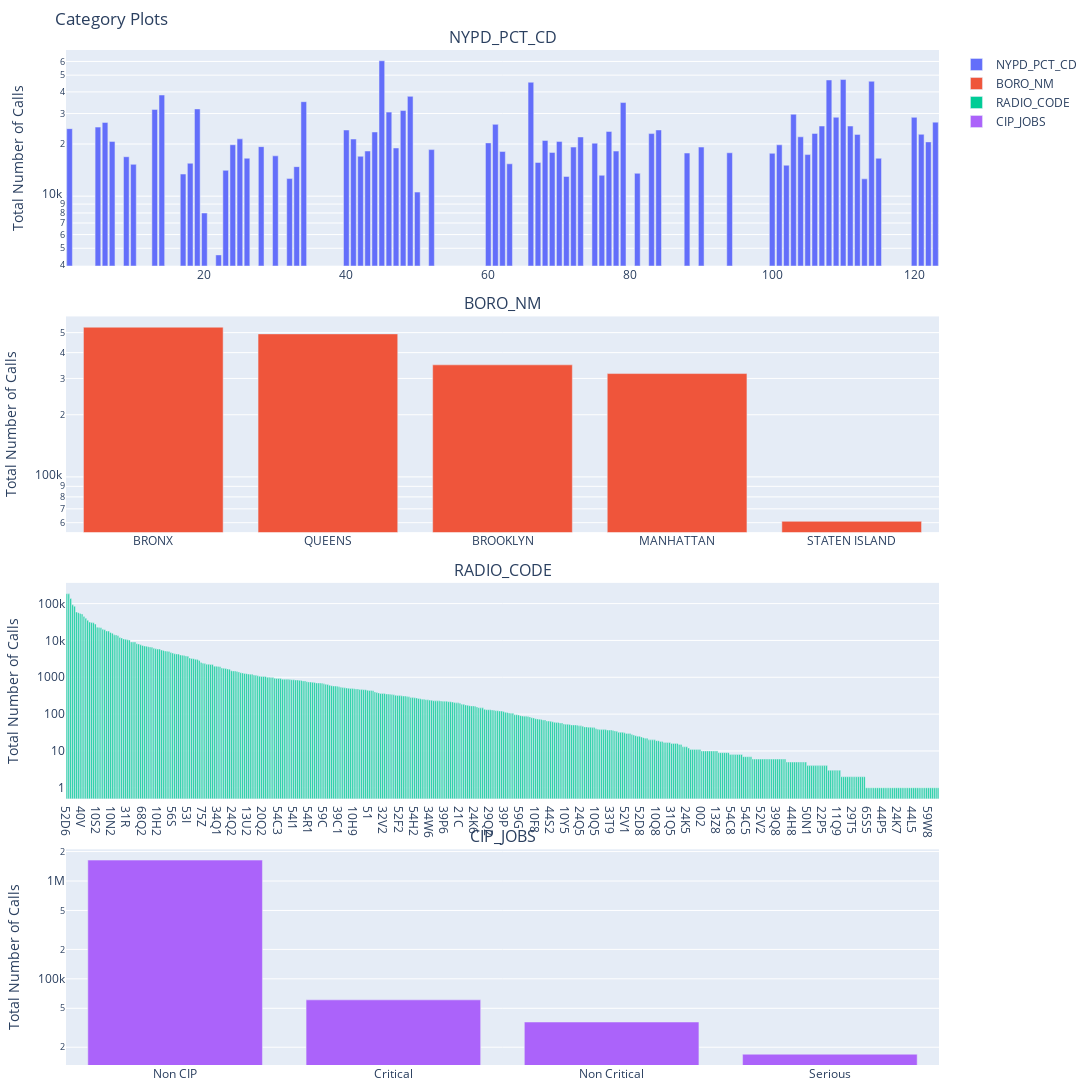

The cell this chart's notebook holds for it:
### Markdown cell above
Plot created with help from chatGPT:<br>
Summary of prompt:<br>
Create a subplot of bar charts using plotly express to show categroical distribuitions using this code style:<br>
I then input the code from EDA notebook that had the for loop on enumerate cat_col. Smaller prompts were then asked to help refine the format till the desired end product.

### Code cell
#Plotting categorical columns
fig = make_subplots(rows=4, cols=1, subplot_titles=category_columns, vertical_spacing=.05)

for i, col in enumerate(category_columns):
    # row = (i // 2) + 1 #--- had a 2x2 wanted to change, though code was cool so kept it
    # col_pos = (i % 2) + 1
    row = i+1
    trace = go.Bar(x=df[col].unique(), y=df[col].value_counts(), name=col)
    fig.add_trace(trace, row=row, col=1) #col=col_pos
    fig.update_yaxes(title_text='Total Number of Calls')
    #Setting log scale to make graphs more ledgable...
    if i == 2 or 3:
      fig.update_yaxes(type="log", row=row, col=1)

fig.update_xaxes(matches='x')
fig.update_layout(
    title_text='Category Plots',
    width=1700,
    height=2000,
    margin=dict(l=15, r=10, t=50, b=10)
)
fig.show()

### Figure 1 — Plotly figure (JSON) as saved in the notebook; plotly's stock layout.template omitted (floating-point values rounded to 4 significant figures; data arrays with more than 128 entries replaced by an {"elided": "..."} marker saying what was removed)
{"data": [{"name": "NYPD_PCT_CD", "type": "bar", "x": [45, 110, 108, 114, 66, 14, 49, 34, 79, 19, 13, 48, 46, 103, 109, 120, 123, 6, 61, 107, 111, 5, 1, 84, 40, 77, 44, 106, 83, 121, 112, 104, 73, 25, 41, 68, 7, 70, 122, 60, 75, 24, 101, 28, 72, 90, 47, 52, 43, 78, 62, 69, 94, 88, 100, 105, 30, 42, 9, 26, 115, 67, 18, 63, 10, 102, 33, 23, 81, 17, 76, 71, 32, 113, 50, 20, 22], "xaxis": "x", "y": [60526, 47162, 46889, 46089, 45494, 38392, 37705, 35132, 34729, 31915, 31700, 31224, 30585, 29727, 28559, 28530, 26767, 26669, 25985, 25421, 25416, 25047, 24549, 24125, 24104, 23652, 23481, 23038, 22987, 22764, 22744, 22019, 21969, 21430, 21382, 20986, 20722, 20717, 20582, 20308, 20224, 19816, 19800, 19324, 19210, 19210, 18983, 18572, 18231, 18213, 18123, 17890, 17805, 17742, 17683, 17385, 17095, 17005, 16894, 16561, 16546, 15659, 15491, 15381, 15267, 15089, 14810, 14097, 13555, 13418, 13200, 13002, 12632, 12588, 10556, 7992, 4578], "yaxis": "y"}, {"name": "BORO_NM", "type": "bar", "x": ["BRONX", "QUEENS", "BROOKLYN", "MANHATTAN", "STATEN ISLAND"], "xaxis": "x2", "y": [531162, 493079, 349016, 316692, 60900], "yaxis": "y2"}, {"name": "RADIO_CODE", "type": "bar", "x": {"elided": "462 str values"}, "xaxis": "x3", "y": {"elided": "462 int values"}, "yaxis": "y3"}, {"name": "CIP_JOBS", "type": "bar", "x": ["Non CIP", "Critical", "Non Critical", "Serious"], "xaxis": "x4", "y": [1636741, 60952, 36197, 16959], "yaxis": "y4"}], "layout": {"annotations": [{"font": {"size": 16}, "showarrow": false, "text": "NYPD_PCT_CD", "x": 0.5, "xanchor": "center", "xref": "paper", "y": 1, "yanchor": "bottom", "yref": "paper"}, {"font": {"size": 16}, "showarrow": false, "text": "BORO_NM", "x": 0.5, "xanchor": "center", "xref": "paper", "y": 0.7375, "yanchor": "bottom", "yref": "paper"}, {"font": {"size": 16}, "showarrow": false, "text": "RADIO_CODE", "x": 0.5, "xanchor": "center", "xref": "paper", "y": 0.475, "yanchor": "bottom", "yref": "paper"}, {"font": {"size": 16}, "showarrow": false, "text": "CIP_JOBS", "x": 0.5, "xanchor": "center", "xref": "paper", "y": 0.2125, "yanchor": "bottom", "yref": "paper"}], "height": 2000, "margin": {"b": 10, "l": 15, "r": 10, "t": 50}, "title": {"text": "Category Plots"}, "width": 1700, "xaxis": {"anchor": "y", "domain": [0, 1], "matches": "x"}, "xaxis2": {"anchor": "y2", "domain": [0, 1], "matches": "x"}, "xaxis3": {"anchor": "y3", "domain": [0, 1], "matches": "x"}, "xaxis4": {"anchor": "y4", "domain": [0, 1], "matches": "x"}, "yaxis": {"anchor": "x", "domain": [0.7875, 1], "title": {"text": "Total Number of Calls"}, "type": "log"}, "yaxis2": {"anchor": "x2", "domain": [0.525, 0.7375], "title": {"text": "Total Number of Calls"}, "type": "log"}, "yaxis3": {"anchor": "x3", "domain": [0.2625, 0.475], "title": {"text": "Total Number of Calls"}, "type": "log"}, "yaxis4": {"anchor": "x4", "domain": [0, 0.2125], "title": {"text": "Total Number of Calls"}, "type": "log"}}}
